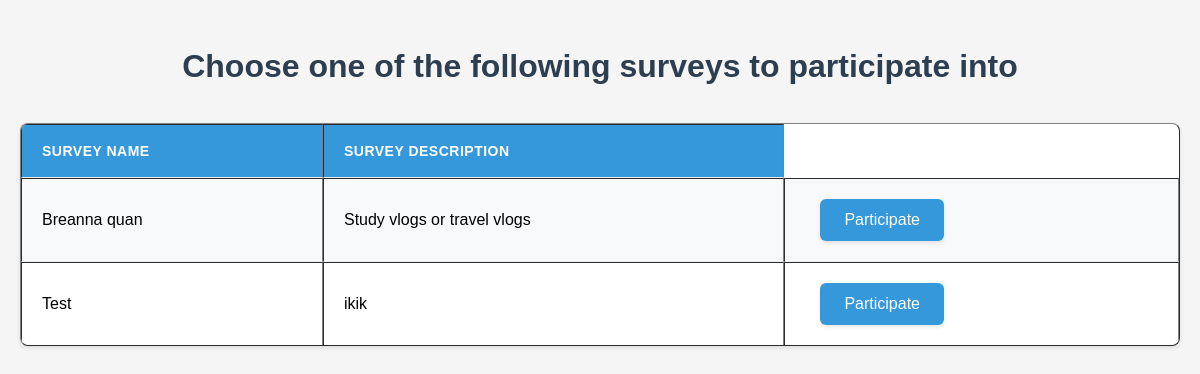
The page /all-enquete/ on the database its author committed.
### home/models.py (models this page shows, shortened)
class enquete(models.Model):
    code = models.CharField(max_length = 10, unique = True)
    name = models.CharField(max_length = 100, unique = True)
    description = models.CharField(max_length = 255, null= True, blank= True)
    status = models.CharField(max_length = 10)
    creation_date = models.DateField(auto_now_add = True)
    start_date = models.DateField(null= False, blank= False)
    end_date = models.DateField(null= False, blank= False)
    userID = models.ForeignKey(User, on_delete = models.CASCADE, related_name= 'enquete')
    roleID = models.ForeignKey(role, on_delete = models.CASCADE, related_name= 'enquete')
    token = models.UUIDField(default = uuid.uuid4, editable = False, unique= True)

### home/views.py (the view)
# urls.py: path('all-enquete/', enqueteList, name='all_enquete'),
def enqueteList(request):
    all_items = enquete.objects.all()
    context = {
        'enquetes' : all_items
    }
    return render (request, 'participants/enqueteList.html', context)

### home/templates/participants/enqueteList.html (shortened to what this page needs)
{% load static %}
<!DOCTYPE html>
<html lang="en">
<head>
    <link rel="stylesheet" href="{% static 'css/styles.css' %}">
</head>
<body>
    <h1>Choose one of the following surveys to participate into</h1>
    <table border="1">
        <tr>
            <th>Survey Name</th>
            <th>Survey Description</th>
        </tr>
        {% for enquete in enquetes %}
        <tr>
            <td>{{ enquete.name }}</td>
            <td>{{ enquete.description }}</td>
            <td>
                <a href="{% url 'take_enquete' enquete.id %}"><button>Participate</button></a>
            </td>
        </tr>
        {% endfor %}
    </table>
</body>
</html>

### home/static/css/styles.css (style rules this page uses)
body { font-family: 'Arial', sans-serif; line-height: 1.6; margin: 0; padding: 20px; background-color: #f5f5f5; }
h1 { color: #2c3e50; text-align: center; margin-bottom: 30px; }
button, input[type="submit"], .btn { display: inline-block; padding: 12px 24px; margin: 5px; background-color: #3498db; color: white; border: none; border-radius: 6px; cursor: pointer; font-size: 16px; font-weight: 500; text-align: center; text-decoration: none; transition: all 0.3s ease; box-shadow: 0 2px 4px rgba(0, 0, 0, 0.1); }
table { width: 100%; border-collapse: separate; border-spacing: 0; margin: 20px 0; background: white; box-shadow: 0 2px 4px rgba(0, 0, 0, 0.1); border-radius: 8px; overflow: hidden; }
th, td { padding: 15px 20px; text-align: left; border-bottom: 1px solid #eee; }
th { background-color: #3498db; color: white; font-weight: 600; text-transform: uppercase; font-size: 14px; letter-spacing: 0.5px; }
tr:last-child td { border-bottom: none; }
tr:nth-child(even) { background-color: #f8f9fa; }
table a { color: #3498db; text-decoration: none; padding: 5px 10px; border-radius: 4px; transition: all 0.3s ease; }
a { color: #3498db; text-decoration: none; }

### rows shown on the page
enquete: name "Breanna quan", description "Study vlogs or travel vlogs"
enquete: name "Test", description "ikik"
